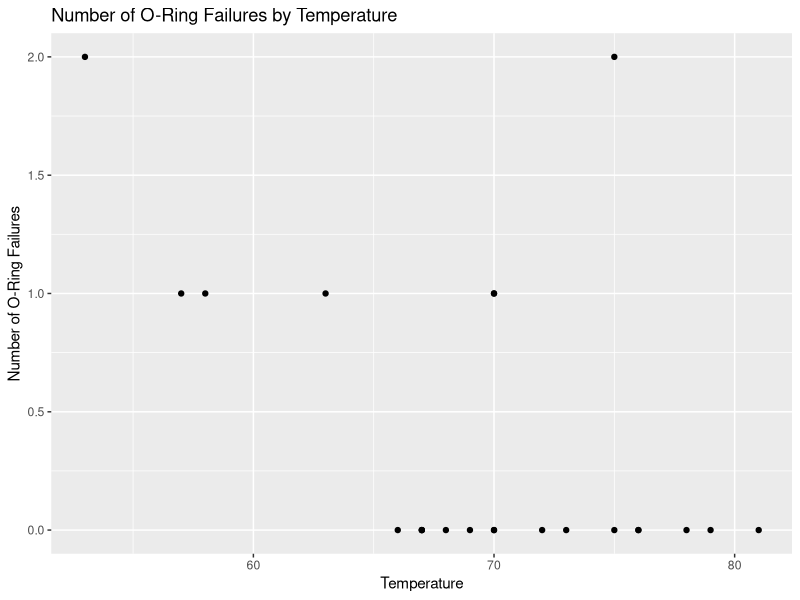
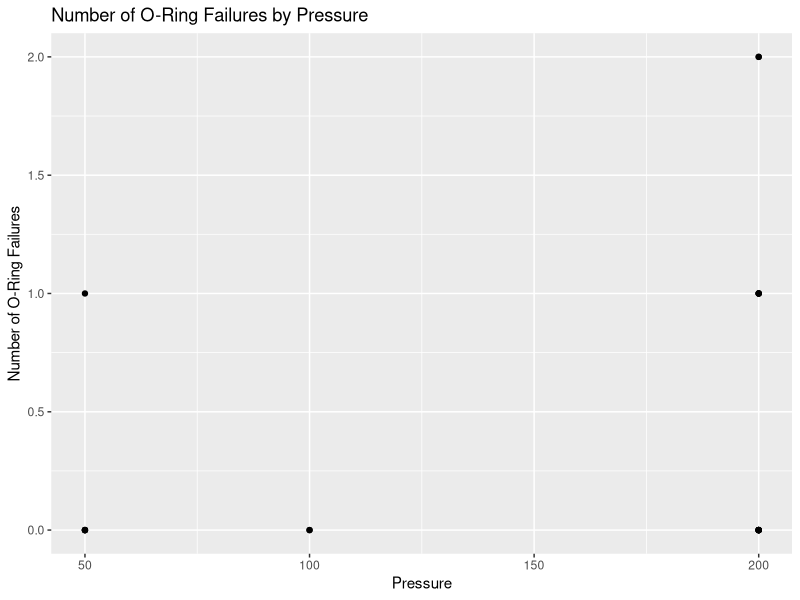
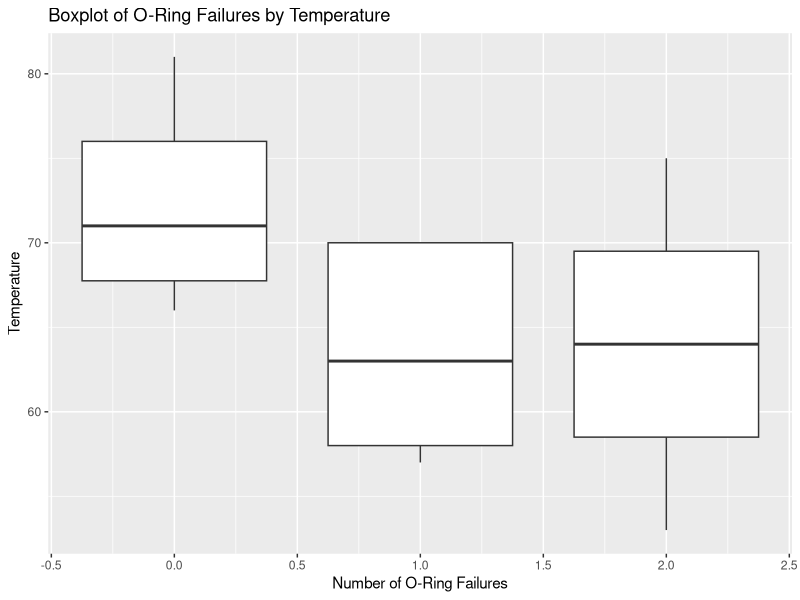
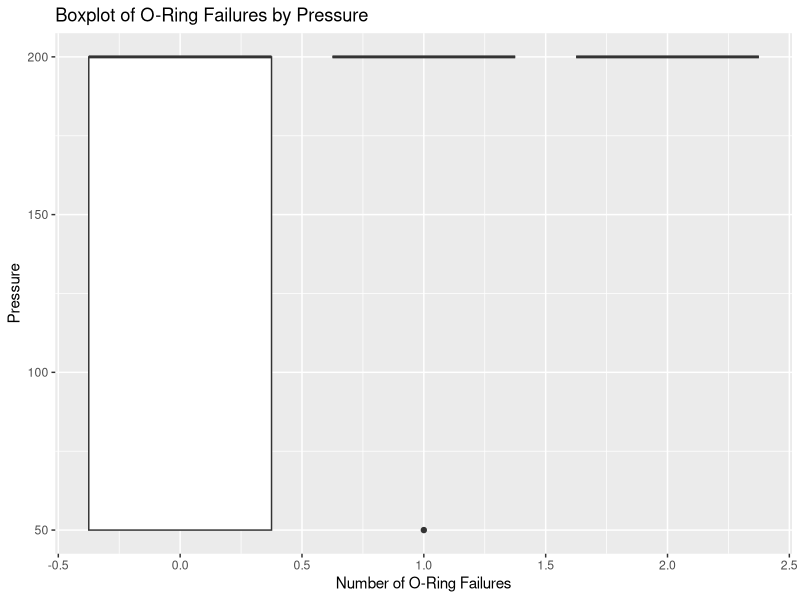
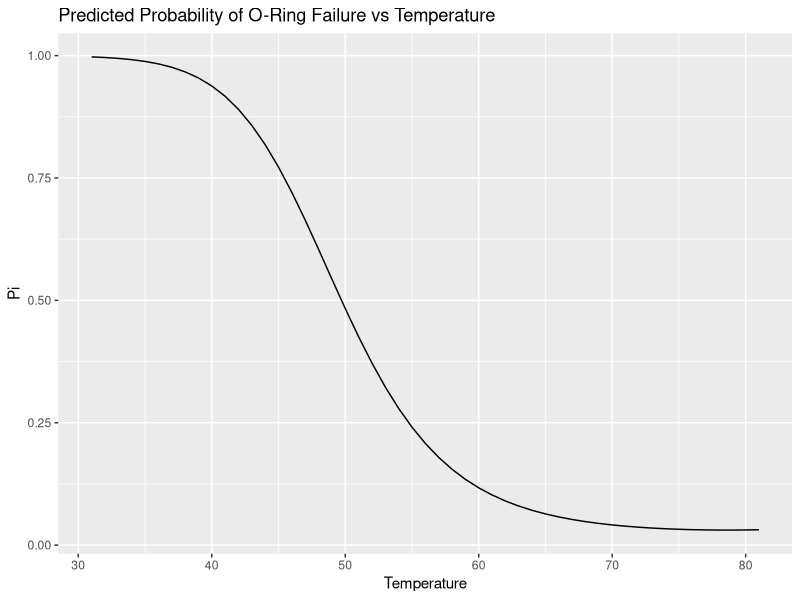
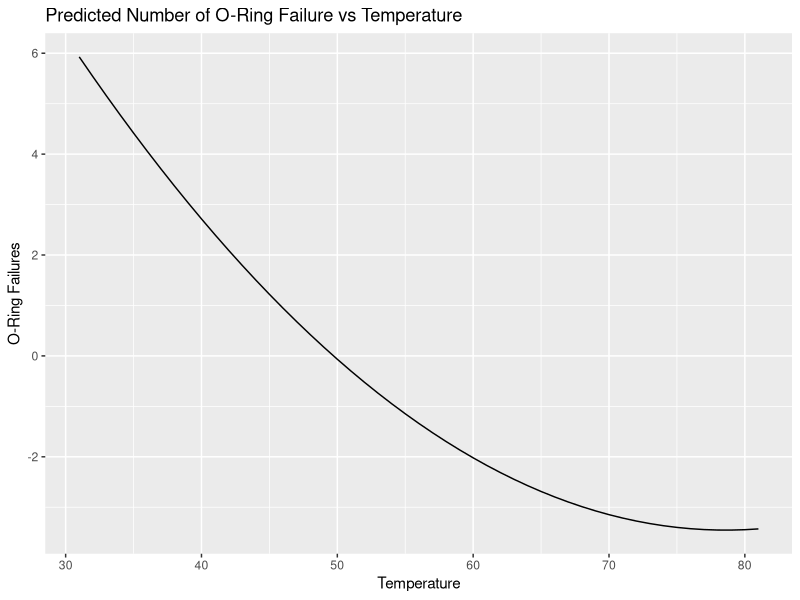
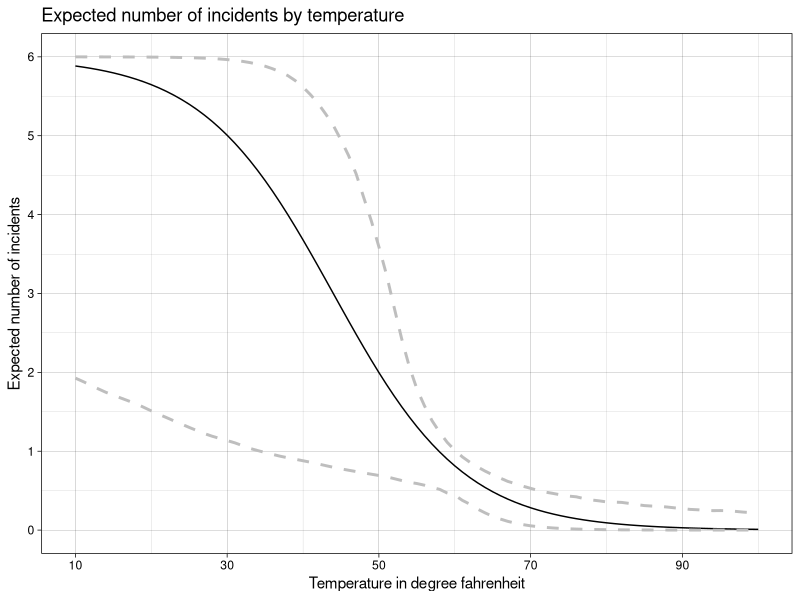

Write R code to recreate these figures, in order.
## ---- chunk 1
list.of.packages <- c("tidyverse", "sandwich", "lmtest", "car", "MASS", "nnet")
new.packages <- list.of.packages[!(list.of.packages %in% installed.packages()[,"Package"])]
if(length(new.packages)) install.packages(new.packages)

library(tidyverse)
library(sandwich)
library(lmtest)
library(car)
library(MASS)
library(nnet)
## ---- chunk 2
df <- read_csv('../data/raw/challenger.csv')
## ---- chunk 3
summary(df)
## ---- chunk 4
ggplot(df, aes(x = Temp, y = O.ring)) + 
  geom_point() + 
  labs(title = "Number of O-Ring Failures by Temperature") +
  ylab("Number of O-Ring Failures") +
  xlab("Temperature")
## ---- chunk 5
ggplot(df, aes(x = Pressure, y = O.ring)) + 
  geom_point() + 
  labs(title = "Number of O-Ring Failures by Pressure") +
  ylab("Number of O-Ring Failures") +
  xlab("Pressure")
## ---- chunk 6
ggplot(df, aes(x = O.ring, y = Temp, group = O.ring)) + 
  geom_boxplot() +
  labs(title = "Boxplot of O-Ring Failures by Temperature") +
  ylab("Temperature") +
  xlab("Number of O-Ring Failures")
## ---- chunk 7
ggplot(df, aes(x = O.ring, y = Pressure, group = O.ring)) + 
  geom_boxplot() +
  labs(title = "Boxplot of O-Ring Failures by Pressure") +
  ylab("Pressure") +
  xlab("Number of O-Ring Failures")
## ---- chunk 8
model_1 <- glm(formula = O.ring / 6 ~ Temp + Pressure, data = df,
               family = 'binomial', weights = Number)

Anova(model_1, test = 'LR')
## ---- chunk 9
# 1. Estimate the logistic regression model.
model_2 <- glm(formula = O.ring / 6 ~ Temp, data = df, family = 'binomial',
               weights = Number)
summary(model_2)
## ---- chunk 10
# 2. Determine if a quadratic term is needed in the model for the temperature in
#    this model.
model_3 <- glm(formula = O.ring / 6 ~ Temp + I(Temp ^ 2), data = df,
               family = 'binomial', weights = Number)

Anova(model_3)
## ---- chunk 11
# Pi vs Temp plot.
res <- data.frame(Temp = 31:81)
res['pi_hat'] <- predict(model_3, res, type="response")

ggplot(res, aes(x = Temp, y = pi_hat)) + 
  geom_line() +
  labs(title = "Predicted Probability of O-Ring Failure vs Temperature") +
  ylab("Pi") +
  xlab("Temperature")
## ---- chunk 12
# Expected number of failures vs Temp plot.
res['pred_failures'] <- predict(model_3, res)
?predict
ggplot(res, aes(x = Temp, y = pred_failures)) + 
  geom_line() + 
  labs(title = "Predicted Number of O-Ring Failure vs Temperature") +
  ylab("O-Ring Failures") +
  xlab("Temperature")
## ---- chunk 13
incidents.estimator <- function(b, seed=42, number=6) {
  # Setting seed to make the plot exactly reproduced
  set.seed(seed)
  n <- 23 # Resampled size
  estimation <- array(data = NA, dim=c(91, b))
  
  # Performing re-sampling repeatedly "b" times
  for(i in 1:b) {
    samples <- sample(x = 1:n, size = n, replace = TRUE)
    model   <- glm(formula = O.ring / Number ~ Temp, data = df[samples,],
                   weights = Number, family = 'binomial')
    # Performing prediction for 10-100° Fahrenheit using each fitted model 
    for(t in 10:100) {
      p <- predict(object = model, newdata = data.frame(Temp = t),
                   type = "response")
      estimation[t-9, i] <- p
    }
  }

  # Fitting a model with the original data for prediction
  model <- glm(formula = O.ring/6 ~ Temp, data = df,
               weights = Number, family = 'binomial')
  # Estimating Expected number of incidents along with 90% CI
  incidents <- data.frame(Temperature = integer(),
                          Incidents = double(),
                          CI.Upper = double(),
                          CI.Lower = double())
  for(t in 10:100) {
    i <- t-9 # Index to locate data in the data.frame
    p <- predict(object = model, newdata = data.frame(Temp = t),
                 type = "response")
    # Getting the 90% CI and multiply by 6 to get estimation for a single flight
    ci <- quantile(estimation[i,], probs = c(0.05, 0.95), names=FALSE)
    incidents[i, 1] <- t
    incidents[i, 2] <- p*number
    incidents[i, 3] <- ci[1]*number
    incidents[i, 4] <- ci[2]*number
  }

  incidents
}

# Performing predictions for 10°-100° temperature and plotting the result
predicted.incidents <- incidents.estimator(1000)

ggplot(predicted.incidents, aes(x=Temperature)) + 
  geom_line(aes(y = Incidents)) + 
  geom_line(aes(y = CI.Upper), color = "gray", linetype="dashed", size = 1) + 
  geom_line(aes(y = CI.Lower), color = "gray", linetype="dashed", size = 1) +
  scale_y_continuous(breaks = seq(0, 6, by = 1)) +
  scale_x_continuous(breaks = seq(10, 100, by = 20)) +
  labs(title = "Expected number of incidents by temperature") +
  xlab("Temperature in degree fahrenheit") +
  ylab("Expected number of incidents") +
  theme_linedraw()
